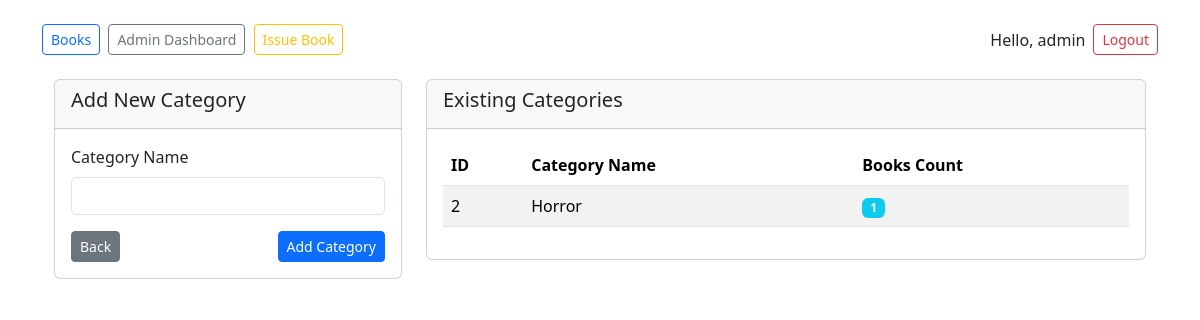
Page /manage-categories/ (signed in) on the committed database.
### library/models.py (models this page shows, shortened)
class Category(models.Model):
    name = models.CharField(max_length=100)
    class Meta:
        verbose_name_plural = "Categories"

### library/views.py (the view, shortened to what this page needs)
# urls.py: path('manage-categories/', views.manage_categories, name='manage_categories'),
@login_required
def manage_categories(request):
    if not request.user.is_staff:
        messages.error(request, "You are not authorized to manage categories.")
        return redirect('user_home')
    categories = Category.objects.all().order_by('name')
    return render(request, 'library/manage_categories.html', {'categories': categories})

### library/templates/library/manage_categories.html (shortened to what this page needs)
{% extends "library/base.html" %}
{% block content %}
<div class="container mt-4">
    <div class="row">
        <div class="col-md-4">
            <div class="card">
                <div class="card-header">
                    <h5> Add New Category</h5>
                </div>
                <div class="card-body">
                    <form method="post">
                        <div class="mb-3">
                            <label for="category_name" class="form-label">Category Name</label>
                            <input type="text" class="form-control" id="category_name" name="category_name" required>
                        </div>
                        <div class="d-flex justify-content-between">
                            <a href="{% url 'admin_home' %}" class="btn btn-secondary btn-sm">
                                 Back
                            </a>
                            <button type="submit" class="btn btn-primary btn-sm">
                                 Add Category
                            </button>
                        </div>
                    </form>
                </div>
            </div>
        </div>
        <div class="col-md-8">
            <div class="card">
                <div class="card-header">
                    <h5> Existing Categories</h5>
                </div>
                <div class="card-body">
                    {% if categories %}
                        <div class="table-responsive">
                            <table class="table table-striped">
                                <thead>
                                    <tr>
                                        <th>ID</th>
                                        <th>Category Name</th>
                                        <th>Books Count</th>
                                    </tr>
                                </thead>
                                <tbody>
                                    {% for category in categories %}
                                        <tr>
                                            <td>{{ category.id }}</td>
                                            <td>{{ category.name }}</td>
                                            <td>
                                                <span class="badge bg-info">
                                                    {{ category.book_set.count }}
                                                </span>
                                            </td>
                                        </tr>
                                    {% endfor %}
                                </tbody>
                            </table>
                        </div>
                    {% else %}
                        <div class="text-center text-muted">
                            <i class="fas fa-folder-open fa-3x mb-3"></i>
                            <p>No categories found. Add your first category!</p>
                        </div>
                    {% endif %}
                </div>
            </div>
        </div>
    </div>
</div>
{% endblock %}

### library/templates/library/base.html (shortened to what this page needs)
<!doctype html>
<html>
<head>
  <link href="https://cdn.jsdelivr.net/npm/bootstrap@5.3.2/dist/css/bootstrap.min.css" rel="stylesheet">
</head>
<body class="container py-4">
  <nav class="mb-3 d-flex align-items-center">
    <div>
      <a class="btn btn-sm btn-outline-primary me-1" href="{% url 'book_availability' %}">Books</a>
      {% if user.is_staff %}
        <a class="btn btn-sm btn-outline-secondary me-1" href="{% url 'admin_home' %}">Admin Dashboard</a>
        <a class="btn btn-sm btn-outline-warning me-1" href="{% url 'issue_book' %}">Issue Book</a>
      {% else %}
        <a class="btn btn-sm btn-outline-success me-1" href="{% url 'user_home' %}">My Account</a>
        <a class="btn btn-sm btn-outline-warning me-1" href="{% url 'issue_book' %}">Issue Book</a>
      {% endif %}
    </div>
    <div class="ms-auto d-flex align-items-center">
      {% if user.is_authenticated %}
        <span class="me-2">Hello, {{ user.username }}</span>
        <form method="post" action="{% url 'logout' %}" style="display:inline;">
          <button type="submit" class="btn btn-sm btn-outline-danger">Logout</button>
        </form>
      {% else %}
        <a class="btn btn-sm btn-outline-primary" href="{% url 'login' %}">Login</a>
      {% endif %}
    </div>
  </nav>
  {% block content %}{% endblock %}
</body>
</html>

### rows in the picture
Category: id "2", name "Horror", book_set.count "1"

### other values in the picture
{{ user.username }} "admin"
